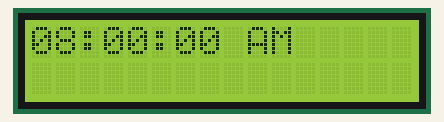
Recording of a sketch running on a simulated Arduino Uno, built with avr-gcc and run on an emulated ATmega328P. Shown: 16×2 character LCD.

Above: at 0.1 s.
At 4.1 s:
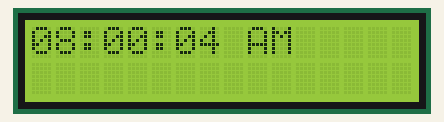
At 9.2 s:
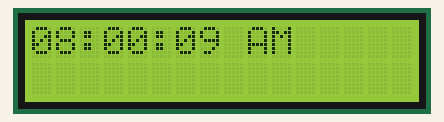
At 19.2 s:
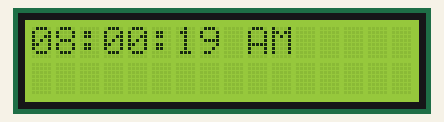
At 28.2 s:
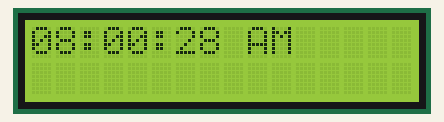
At 38.3 s:
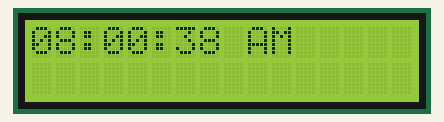

Measured:
- what the display in image 1 shows lasts 1.0 s, from 4.1 s to 5.1 s

The sketch:

time_display.ino
```cpp
#include<LiquidCrystal.h>

LiquidCrystal lcd(12, 11, 5, 4, 3, 2);

unsigned long previousMil = 0;
unsigned long currentMil =0;
const long period = 3000;

int hour=8;
int min=0;
int sec=0;

void setup()
{
  lcd.begin(16,2);
  Serial.begin(9600);
}
void loop()
{
  if(sec==60){
    min+=1;
    sec=0;
    if(min==60){
      hour+=1;
      min=0;
      if(hour==24){
        hour=0;
      }
    }
  }
  currentMil = millis();
  //Checking if the 3-second period has occurred
  if (currentMil - previousMil >= period) {
    previousMil = currentMil;
    lcd.clear();
  }

  print_time();
  delay(1000);
  sec+=1;
}
void print_time(){

    int hourtemp=0;
    if(hour>12) {hourtemp=(hour-12);}
    else if(hour==0){hourtemp=12;} //12.00 AM
  else {hourtemp=hour;}

    if(hourtemp<10){
      lcd.setCursor(0,0); lcd.print(0);
      lcd.setCursor(1,0); lcd.print(hourtemp);
    }
    else {
      lcd.setCursor(0,0); lcd.print(hourtemp);
    }
    lcd.setCursor(2,0); lcd.print(":");

    if(min<10){
      lcd.setCursor(3,0); lcd.print(0);
      lcd.setCursor(4,0); lcd.print(min);
    }
    else {
      lcd.setCursor(3,0); lcd.print(min);
    }
    lcd.setCursor(5,0); lcd.print(":");

    if(sec<10){
      lcd.setCursor(6,0); lcd.print(0);
      lcd.setCursor(7,0); lcd.print(sec);
    }
    else {
      lcd.setCursor(6,0); lcd.print(sec);
    }

    if(hour<12){
   	  lcd.setCursor(9,0); lcd.print("AM");

  	}
    else{
      lcd.setCursor(9,0); lcd.print("PM");
  	}
    lcd.setCursor(11,0); lcd.print(" ");
}
/*void showInfoENG(){

    lcd.setCursor(0,0); lcd.print("HH:MM:SS");
    lcd.setCursor(9,0); lcd.print("12H");
  	lcd.setCursor(13,0); lcd.print("LNG");

    lcd.setCursor(0,1); lcd.print("DD.MM.YYYY");
    lcd.setCursor(13,1); lcd.print("DOW");
}*/
```
